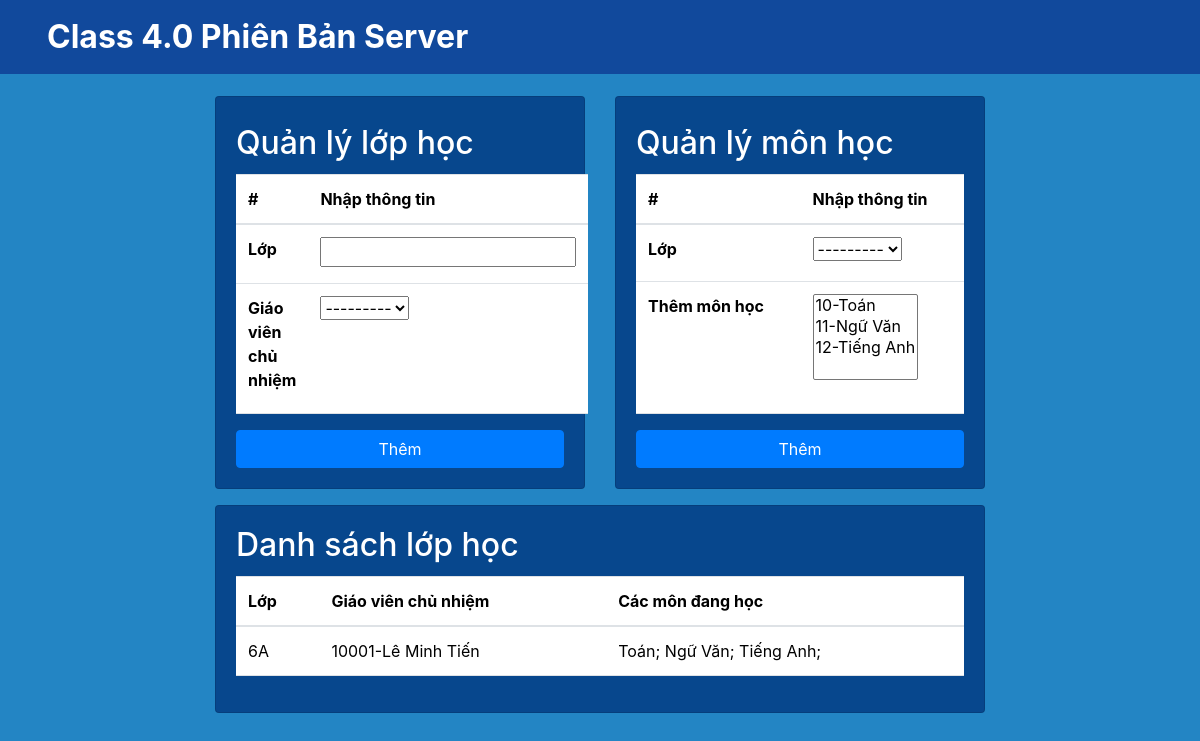
The page /school/classrooms/ on the database its author committed.
### SM/models.py (models this page shows)
class Classroom(models.Model):
    name = models.CharField(primary_key=True,max_length=10)
    manager = models.ForeignKey('app_User.Teacher', on_delete=models.CASCADE,related_name='classroom') # 1 lớp chỉ có 1 giáo viên và ngược lại
    def __str__(self):
        return self.name

class Subject (models.Model):
    id = models.CharField(primary_key=True, max_length = 10)
    name = models.CharField(max_length = 100,blank=False, null=False) # cần đảm bảo bắt buôc phải có
    def __str__(self):
        return f"{self.id}-{self.name}"

### app_User/models.py (models this page shows, shortened)
class Teacher(AbstractBaseUser,PermissionsMixin):
    email = models.EmailField(blank = True, default="",unique=True)
    id = models.CharField(max_length=10, unique=True,primary_key=True)
    last_name = models.CharField(max_length = 100,blank =True, default="")
    first_name = models.CharField(max_length = 100,blank =True, default="")
    is_active = models.BooleanField(default=True)
    is_superuser = models.BooleanField(default=False)
    is_staff = models.BooleanField(default=False)
    date_joined = models.DateTimeField(default = timezone.now)
    last_login = models.DateTimeField(default = timezone.now)
    objects = TeacherManager()
    USERNAME_FIELD = 'email'
    EMAIL_FIELD = 'email'
    REQUIRED_FIELDS = ['id'] #id
    class Meta:
        verbose_name = 'Teacher_User'
        verbose_name_plural = 'Teacher_Users'
    def __str__(self):
        return self.id

### SM/views.py (the view)
# urls.py: path('classrooms/', views.add_and_set_classroom, name='smclassroom'),
def add_and_set_classroom(request):
    classrooms = Classroom.objects.all()
    if request.method == 'POST':
        form_Classroom = ClassroomForm(request.POST)
        form_Subject = ClassoomSubjectForm(request.POST)
        if form_Classroom.is_valid():
            action = request.POST.get('action')
            if action == 'addclassroom':
                form_Classroom.save()
                messages.success(request, 'Thêm lớp học thành công!')
        elif form_Subject.is_valid():
            action = request.POST.get('action')
            if action == 'setsubject':
                form_Subject.save()
                messages.success(request,'Thành Công')
    else:
        form_Classroom = ClassroomForm()
        form_Subject = ClassoomSubjectForm()
    context = {
        'classroom':classrooms,
        'classroomForm': form_Classroom,
        'subjectsForm':form_Subject
    }
    return render(request, 'classrooms.html',context)

### SM/forms.py
class ClassroomForm(forms.ModelForm):
    class Meta:
        model = Classroom
        fields = '__all__'

class ClassoomSubjectForm(forms.ModelForm):
    class Meta:
        model = ClassroomSubject
        fields = '__all__'
        filter_horizontal = ['subject']

### SM/templates/classrooms.html (shortened to what this page needs)
{% extends "base.html" %}
{% load static %}
{% block content %}
<div class="row" style="margin-top: 6rem">
    <div class="col-2"></div>
    <div class="col-8">
        <div class=row>
            <div class="col-6">
                <div class="card" style="background-color: #07478D">
                    <div class="card-body">
                        <h2 class="card-title text-white" style="margin-top: 2%;">Quản lý lớp học</h2>
                        <form method="POST">
                            <table class="table" style="height:15rem">
                                <thead>
                                <tr>
                                    <th scope="col">#</th>
                                    <th scope="col">Nhập thông tin</th>
                                </tr>
                                </thead>
                                <tbody>
                                    <tr>
                                        <th scope="row">Lớp</th>
                                        <td>{{classroomForm.name }}</td>
                                    </tr>
                                    <tr>
                                        <th scope="row">Giáo viên chủ nhiệm</th>
                                        <td>{{classroomForm.manager }}</td>
                                    </tr>
                                </tbody>
                            </table>
                            <button id="openModalBtn" type="submit" name="action" value="addclassroom" class="btn btn-primary" data-bs-toggle="modal" data-bs-target="#myModal" style="width:100%">Thêm</button>
                        </form>
                    </div>
                </div>
            </div>
            <div class="col-6">
                <div class="card" style="background-color: #07478D">
                    <div class="card-body">
                        <h2 class="card-title text-white" style="margin-top: 2%;">Quản lý môn học</h2>
                        <form method="POST">
                            <table class="table" style="height:15rem">
                                <thead>
                                <tr>
                                    <th scope="col">#</th>
                                    <th scope="col">Nhập thông tin</th>
                                </tr>
                                </thead>
                                <tbody>
                                    <tr>
                                        <th scope="row">Lớp</th>
                                        <td>{{subjectsForm.classroom }}</td>
                                    </tr>
                                    <tr>
                                        <th scope="row">Thêm môn học</th>
                                        <td>{{subjectsForm.subject}}</td>
                                    </tr>
                                </tbody>
                            </table>
                            <button id="openModalBtn" type="submit" name="action" value="setsubject" class="btn btn-primary" data-bs-toggle="modal" data-bs-target="#myModal" style="width:100%">Thêm</button>
                        </form>
                    </div>
                </div>
            </div>
        </div>
        <div class="card" style="background-color: #07478D; margin-top: 1rem">
            <div class="card-body">
                <h2 class="card-title text-white" style="margin-top: 0%;">Danh sách lớp học</h2>
                <form method="POST">
                    <table class="table">
                        <thead>
                        <tr>
                            <th scope="col">Lớp</th>
                            <th scope="col">Giáo viên chủ nhiệm</th>
                            <th scope="col">Các môn đang học</th>
                        </tr>
                        </thead>
                        <tbody>
                            {% for classroom in classroom %}
                                <tr>
                                    <td>{{classroom.name}}</td>
                                    <td>{{classroom.manager.id}}-{{classroom.manager.first_name}} {{classroom.manager.last_name}}</td>
                                    <td>
                                        {% for X in classroom.subjects.all %}
                                        {% for subject in X.subject.all %}
                                            {{subject.name}};
                                        {% endfor %}
                                        {% endfor %}
                                    </td>
                                </tr>
                            {% endfor %}
                        </tbody>
                    </table>
                </form>
            </div>
        </div>
    </div>
    <div class="col-2"></div>
</div>
{% endblock content %}

### templates/base.html (style rules this page uses)
body { margin: 0; padding: 0; height: 100vh; width: 100vw; overflow-x: hidden; }

### rows shown on the page
Classroom: name "6A", manager.id "10001", manager.first_name "Lê", manager.last_name "Minh Tiến"
Subject: name "Toán"
Subject: name "Ngữ Văn"
Subject: name "Tiếng Anh"
